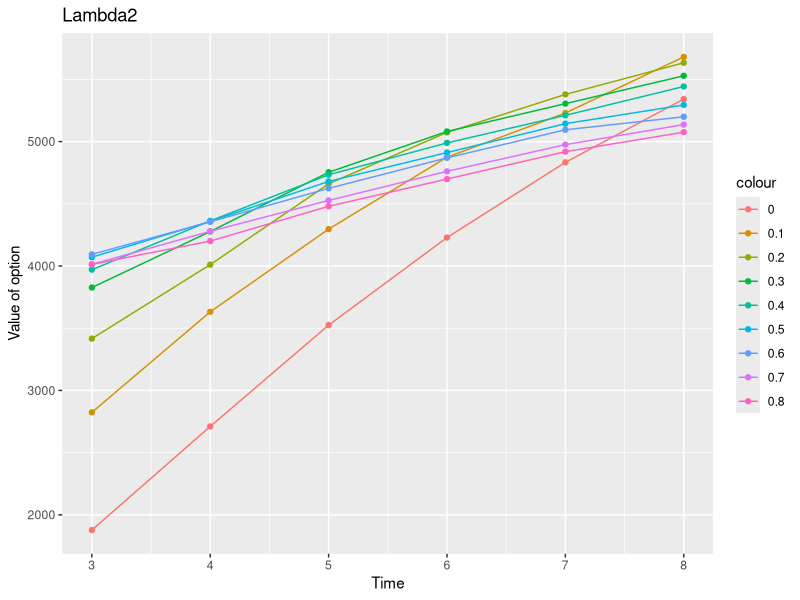
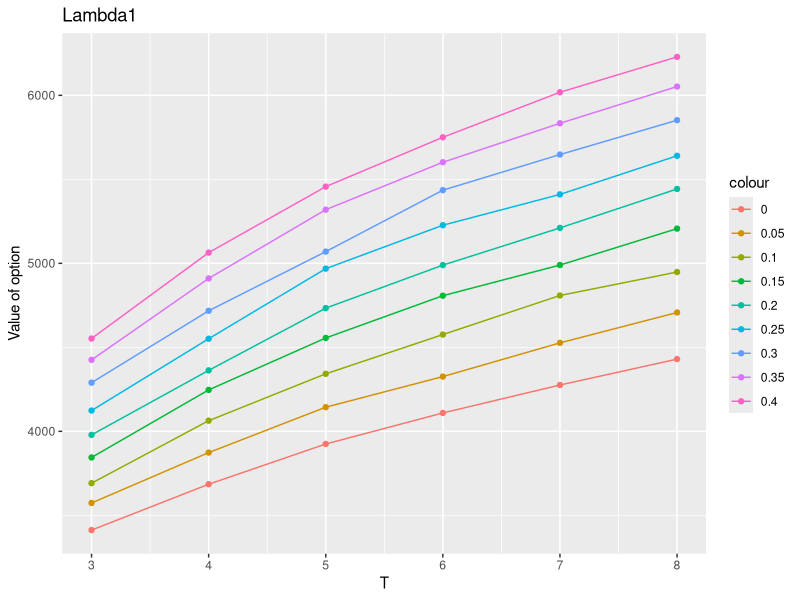
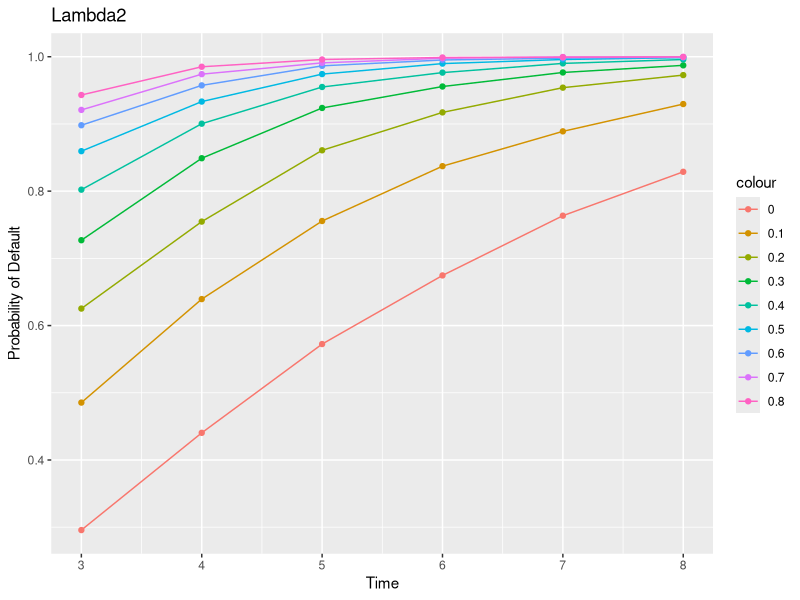
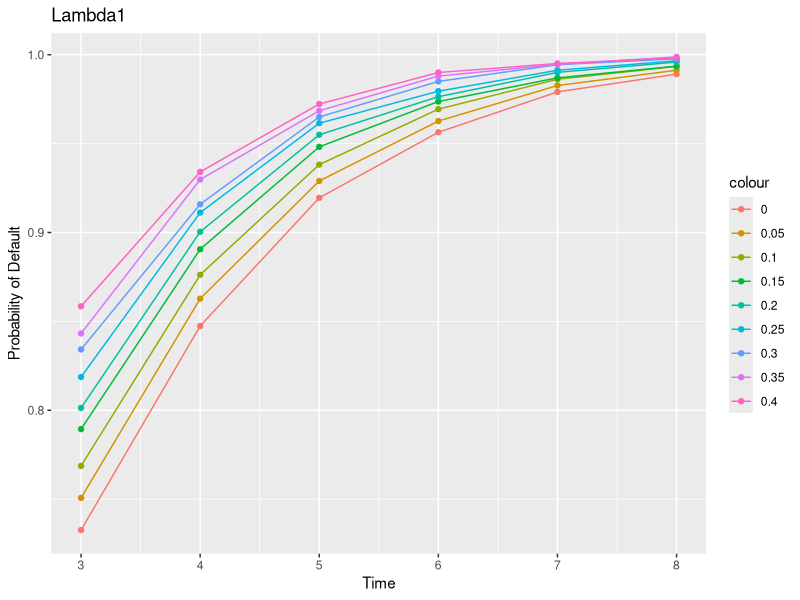
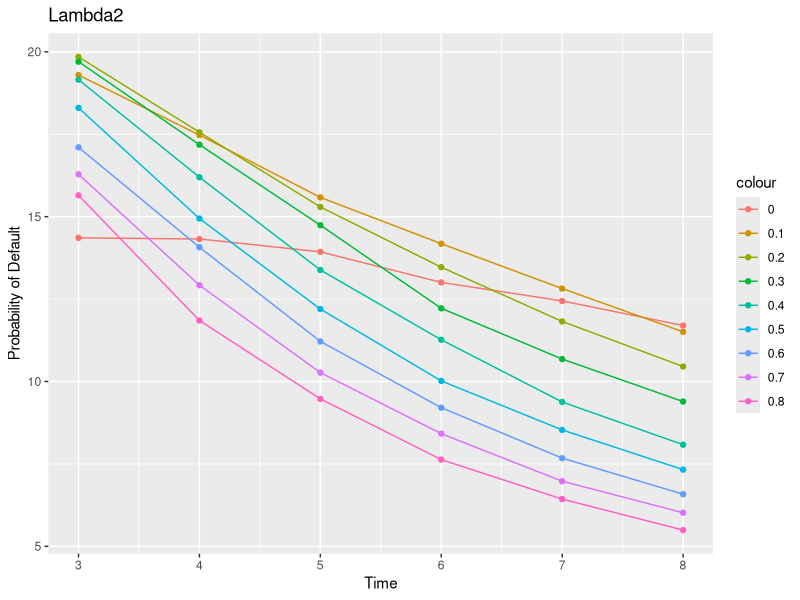
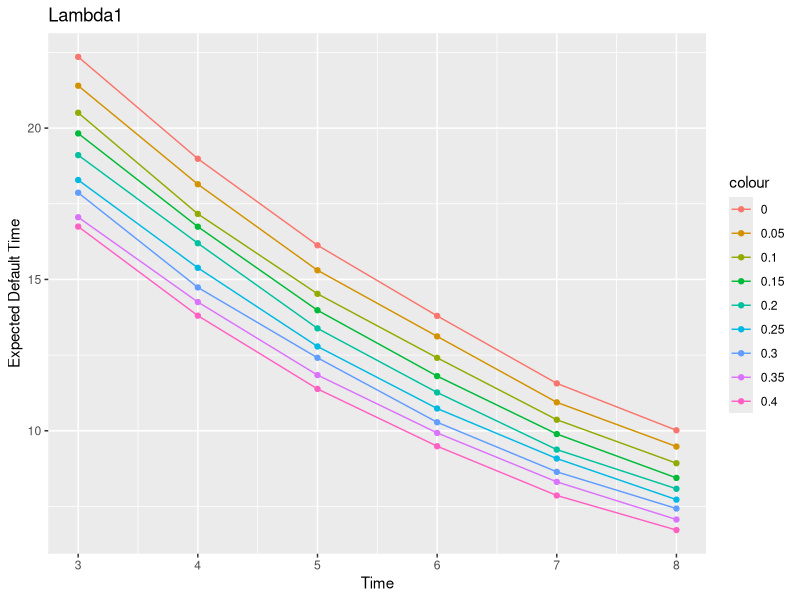
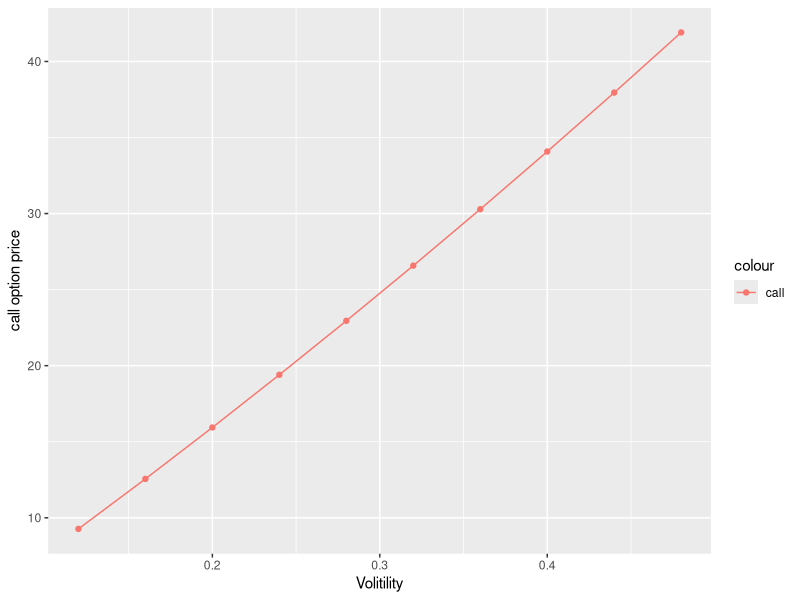

Write the R code that produced these figures, in order. (Note: this script raises an error after producing the figures.)
library(ggplot2)



#Q2 
Q1 = c (1877.52,2710.64,3524.73,4228.75,4833.31,5341.85,2823.76,3631.79,4296.55,4874.73,5229.68,5680.84,3416.42,4011.11,4661.04,5074.21,5379.15,5633.39,3827.14,4277.26,4753.47,5081.28,5305.04,5528.77,3970.62,4362.9,4733.53,4989.49,5211.04,5442.81,4071.09,4358.72,4679.96,4911.96,5144.16,5294.6,4093.7,4355.34,4624.25,4869.3,5094.92,5199.65,4013.62,4278.99,4527.28,4761.13,4975.64,5136.75,4013.25,4200.52,4480.13,4698.97,4919.03,5075.87)

T = c(seq(3,8 ,by = 1))

k = matrix(0, nrow = 9, ncol = 6)

for (i in seq(1,54,6)){
  print(i)
  k[(i-1)/6 +1,] = Q1[i:(i+5)]
}

ggplot() + geom_point(aes(T,k[1,],col = "0")) +geom_line(aes(T,k[1,],col = "0")) +
  geom_point(aes(T,k[2,],col = "0.1")) +geom_line(aes(T,k[2,],col = "0.1")) +
  geom_point(aes(T,k[3,],col = "0.2")) +geom_line(aes(T,k[3,],col = "0.2")) +
  geom_point(aes(T,k[4,],col = "0.3")) +geom_line(aes(T,k[4,],col = "0.3")) +
  geom_point(aes(T,k[5,],col = "0.4")) +geom_line(aes(T,k[5,],col = "0.4")) +
  geom_point(aes(T,k[6,],col = "0.5")) +geom_line(aes(T,k[6,],col = "0.5")) +
  geom_point(aes(T,k[7,],col = "0.6")) +geom_line(aes(T,k[7,],col = "0.6")) +
  geom_point(aes(T,k[8,],col = "0.7")) +geom_line(aes(T,k[8,],col = "0.7")) +
  geom_point(aes(T,k[9,],col = "0.8")) +geom_line(aes(T,k[9,],col = "0.8")) +
  xlab("Time") + 
  ylab("Value of option")+
  ggtitle("Lambda2")


Q2 = c (3412.33,3685.29,3924.87,4109.57,4276,4429.96,3573.7,3873.56,4143.92,4326.02,4526.75,4707.44,3691.5,4063.45,4342.43,4576.15,4808.69,4948.31,3844.65,4246.74,4555.96,4807.54,4989.89,5206.71,3979.05,4362.9,4733.53,4989.49,5211.04,5442.81,4123.71,4551.2,4968.47,5227.06,5410.38,5640.32,4289.68,4717.52,5069.93,5435.65,5647.61,5852.12,4425.51,4910.07,5319.47,5601.85,5833.69,6052.36,4552.49,5063.87,5456.65,5750.44,6018.35,6228.91)
lambda1 = c(seq(0,0.4 ,by = 0.08))

k = matrix(0, nrow = 9, ncol = 6)

for (i in seq(1,54,6)){
  print(i)
  k[(i-1)/6 +1,] = Q2[i:(i+5)]
}

ggplot() + geom_point(aes(T,k[1,],col = "0")) +geom_line(aes(T,k[1,],col = "0")) +
  geom_point(aes(T,k[2,],col = "0.05")) +geom_line(aes(T,k[2,],col = "0.05")) +
  geom_point(aes(T,k[3,],col = "0.1")) +geom_line(aes(T,k[3,],col = "0.1")) +
  geom_point(aes(T,k[4,],col = "0.15")) +geom_line(aes(T,k[4,],col = "0.15")) +
  geom_point(aes(T,k[5,],col = "0.2")) +geom_line(aes(T,k[5,],col = "0.2")) +
  geom_point(aes(T,k[6,],col = "0.25")) +geom_line(aes(T,k[6,],col = "0.25")) +
  geom_point(aes(T,k[7,],col = "0.3")) +geom_line(aes(T,k[7,],col = "0.3")) +
  geom_point(aes(T,k[8,],col = "0.35")) +geom_line(aes(T,k[8,],col = "0.35")) +
  geom_point(aes(T,k[9,],col = "0.4")) +geom_line(aes(T,k[9,],col = "0.4")) +
  xlab("T") + 
  ylab("Value of option")+
  ggtitle("Lambda1")



Q1 = c (0.2957,0.4404,0.5725,0.6746,0.7635,0.8288,0.4854,0.6394,0.7556,0.8372,0.889,0.9296,0.6253,0.7547,0.8608,0.9172,0.954,0.9727,0.727,0.849,0.9238,0.9557,0.9766,0.9872,0.8022,0.9004,0.955,0.9764,0.9901,0.9959,0.8595,0.9333,0.9742,0.9898,0.9959,0.9987,0.8981,0.9574,0.9865,0.9952,0.9979,0.9992,0.9209,0.9741,0.9909,0.9978,0.9996,0.9996,0.9431,0.9851,0.9959,0.9989,0.9994,0.9998)
T = c(seq(3,8 ,by = 1))

k = matrix(0, nrow = 9, ncol = 6)

for (i in seq(1,54,6)){
  print(i)
  k[(i-1)/6 +1,] = Q1[i:(i+5)]
}

ggplot() + geom_point(aes(T,k[1,],col = "0")) +geom_line(aes(T,k[1,],col = "0")) +
  geom_point(aes(T,k[2,],col = "0.1")) +geom_line(aes(T,k[2,],col = "0.1")) +
  geom_point(aes(T,k[3,],col = "0.2")) +geom_line(aes(T,k[3,],col = "0.2")) +
  geom_point(aes(T,k[4,],col = "0.3")) +geom_line(aes(T,k[4,],col = "0.3")) +
  geom_point(aes(T,k[5,],col = "0.4")) +geom_line(aes(T,k[5,],col = "0.4")) +
  geom_point(aes(T,k[6,],col = "0.5")) +geom_line(aes(T,k[6,],col = "0.5")) +
  geom_point(aes(T,k[7,],col = "0.6")) +geom_line(aes(T,k[7,],col = "0.6")) +
  geom_point(aes(T,k[8,],col = "0.7")) +geom_line(aes(T,k[8,],col = "0.7")) +
  geom_point(aes(T,k[9,],col = "0.8")) +geom_line(aes(T,k[9,],col = "0.8")) +
  xlab("Time") + 
  ylab("Probability of Default")+
  ggtitle("Lambda2")




Q1 = c (0.7326,0.8474,0.9195,0.9564,0.9791,0.9891,0.7507,0.8628,0.929,0.9627,0.9827,0.9913,0.7687,0.8762,0.9382,0.9694,0.9862,0.9935,0.7894,0.8906,0.9482,0.9737,0.987,0.9936,0.8013,0.9004,0.955,0.9764,0.9901,0.9959,0.8187,0.9112,0.9615,0.9795,0.9913,0.9966,0.8342,0.9159,0.965,0.985,0.9944,0.9977,0.8432,0.9298,0.9685,0.988,0.9946,0.9988,0.8585,0.9341,0.9723,0.99,0.9951,0.9982)
T = c(seq(3,8 ,by = 1))

k = matrix(0, nrow = 9, ncol = 6)

for (i in seq(1,54,6)){
  print(i)
  k[(i-1)/6 +1,] = Q1[i:(i+5)]
}

ggplot() + geom_point(aes(T,k[1,],col = "0")) +geom_line(aes(T,k[1,],col = "0")) +
  geom_point(aes(T,k[2,],col = "0.05")) +geom_line(aes(T,k[2,],col = "0.05")) +
  geom_point(aes(T,k[3,],col = "0.1")) +geom_line(aes(T,k[3,],col = "0.1")) +
  geom_point(aes(T,k[4,],col = "0.15")) +geom_line(aes(T,k[4,],col = "0.15")) +
  geom_point(aes(T,k[5,],col = "0.2")) +geom_line(aes(T,k[5,],col = "0.2")) +
  geom_point(aes(T,k[6,],col = "0.25")) +geom_line(aes(T,k[6,],col = "0.25")) +
  geom_point(aes(T,k[7,],col = "0.3")) +geom_line(aes(T,k[7,],col = "0.3")) +
  geom_point(aes(T,k[8,],col = "0.35")) +geom_line(aes(T,k[8,],col = "0.35")) +
  geom_point(aes(T,k[9,],col = "0.4")) +geom_line(aes(T,k[9,],col = "0.4")) +
  xlab("Time") + 
  ylab("Probability of Default")+
  ggtitle("Lambda1")




Q1 = c (14.3566,14.3224,13.9329,13.0051,12.4436,11.6971,19.296,17.4742,15.5841,14.1789,12.8183,11.5066,19.8461,17.5598,15.2944,13.4664,11.82,10.4548,19.6996,17.1827,14.7402,12.2198,10.6795,9.39219,19.1535,16.1954,13.3823,11.265,9.37762,8.08297,18.2998,14.9428,12.1979,10.0174,8.53063,7.32653,17.1024,14.0722,11.2157,9.20558,7.67491,6.58155,16.2845,12.9209,10.2697,8.4166,6.9746,6.02055,15.6462,11.8502,9.47276,7.62999,6.43207,5.4938)
T = c(seq(3,8 ,by = 1))

k = matrix(0, nrow = 9, ncol = 6)

for (i in seq(1,54,6)){
  print(i)
  k[(i-1)/6 +1,] = Q1[i:(i+5)]
}

ggplot() + geom_point(aes(T,k[1,],col = "0")) +geom_line(aes(T,k[1,],col = "0")) +
  geom_point(aes(T,k[2,],col = "0.1")) +geom_line(aes(T,k[2,],col = "0.1")) +
  geom_point(aes(T,k[3,],col = "0.2")) +geom_line(aes(T,k[3,],col = "0.2")) +
  geom_point(aes(T,k[4,],col = "0.3")) +geom_line(aes(T,k[4,],col = "0.3")) +
  geom_point(aes(T,k[5,],col = "0.4")) +geom_line(aes(T,k[5,],col = "0.4")) +
  geom_point(aes(T,k[6,],col = "0.5")) +geom_line(aes(T,k[6,],col = "0.5")) +
  geom_point(aes(T,k[7,],col = "0.6")) +geom_line(aes(T,k[7,],col = "0.6")) +
  geom_point(aes(T,k[8,],col = "0.7")) +geom_line(aes(T,k[8,],col = "0.7")) +
  geom_point(aes(T,k[9,],col = "0.8")) +geom_line(aes(T,k[9,],col = "0.8")) +
  xlab("Time") + 
  ylab("Probability of Default")+
  ggtitle("Lambda2")




Q1 = c (22.3529,18.9868,16.1287,13.7951,11.5653,10.0156,21.4,18.1445,15.302,13.1184,10.939,9.47835,20.5063,17.1646,14.5246,12.4097,10.3645,8.9277,19.8238,16.7414,13.9809,11.8054,9.89213,8.4424,19.1066,16.1954,13.3823,11.265,9.37762,8.08297,18.2843,15.3833,12.7851,10.7353,9.08272,7.72426,17.8647,14.7354,12.411,10.281,8.64244,7.4304,17.0552,14.2536,11.8405,9.92907,8.31189,7.06784,16.7467,13.8028,11.3822,9.48972,7.86131,6.71916)
T = c(seq(3,8 ,by = 1))

k = matrix(0, nrow = 9, ncol = 6)

for (i in seq(1,54,6)){
  print(i)
  k[(i-1)/6 +1,] = Q1[i:(i+5)]
}

ggplot() + geom_point(aes(T,k[1,],col = "0")) +geom_line(aes(T,k[1,],col = "0")) +
  geom_point(aes(T,k[2,],col = "0.05")) +geom_line(aes(T,k[2,],col = "0.05")) +
  geom_point(aes(T,k[3,],col = "0.1")) +geom_line(aes(T,k[3,],col = "0.1")) +
  geom_point(aes(T,k[4,],col = "0.15")) +geom_line(aes(T,k[4,],col = "0.15")) +
  geom_point(aes(T,k[5,],col = "0.2")) +geom_line(aes(T,k[5,],col = "0.2")) +
  geom_point(aes(T,k[6,],col = "0.25")) +geom_line(aes(T,k[6,],col = "0.25")) +
  geom_point(aes(T,k[7,],col = "0.3")) +geom_line(aes(T,k[7,],col = "0.3")) +
  geom_point(aes(T,k[8,],col = "0.35")) +geom_line(aes(T,k[8,],col = "0.35")) +
  geom_point(aes(T,k[9,],col = "0.4")) +geom_line(aes(T,k[9,],col = "0.4")) +
  xlab("Time") + 
  ylab("Expected Default Time")+
  ggtitle("Lambda1")


call = c(9.26829,12.557,15.9365,19.4012,22.9483,26.5772,30.2871,34.0784,37.952,41.9082)
vol = c(seq(0.12, 0.48,0.04))
ggplot() + geom_point(aes(vol,call,col = "call")) +geom_line(aes(vol,call,col = "call")) +
  xlab("Volitility") + 
  ylab("call option price")

put = c(9.49876,12.2981,15.0386,17.7167,20.3307,22.8816,25.3698,27.7957,30.1596,32.4626)
vol = c(seq(0.12, 0.48,0.04))
ggplot() + geom_point(aes(vol,put,col = "put")) +geom_line(aes(vol,col = "put")) +
  xlab("Volitility") + 
  ylab("call option price")
